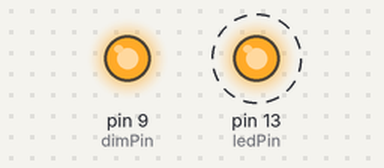
Simulated run of this sketch. Board: Arduino Uno, built with avr-gcc and run on an emulated ATmega328P. Parts: output pins drawn as LEDs (lit = HIGH). Dashed ring = blinking.

Above: at 0.8 s.
Timing chart, 0 to 3.3 s (numbered marks = the images above):
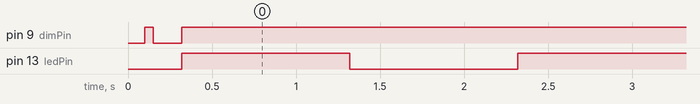

The sketch:

Dimmer.ino
```cpp
//Uno

const int dimPin = 9;
const int ledPin = 13;

void setup()
{
  pinMode(dimPin, OUTPUT);
  pinMode(ledPin, OUTPUT);

  analogWrite(dimPin, 0);
  delay(100);
  analogWrite(dimPin, 255);
  delay(50);
  analogWrite(dimPin, 0);
  delay(170);
  analogWrite(dimPin, 255);
}

void loop() {
  digitalWrite(ledPin, HIGH);
  delay(1000);
  digitalWrite(ledPin, LOW);
  delay(1000);
}
```

Measured:
- by itself, pin 13 (ledPin): alternates HIGH for 1.0 s and LOW for 1.0 s
